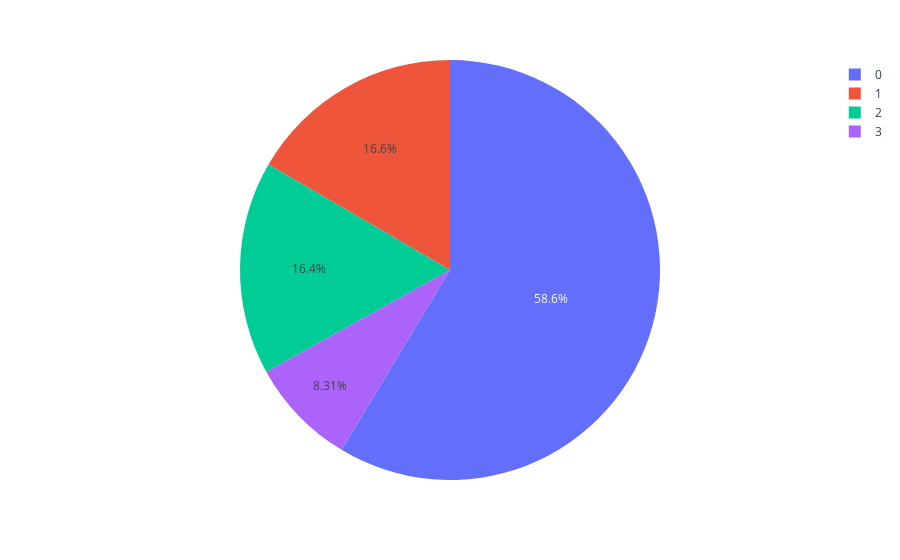

Write notebook code for a chart like this one.
### Code cell
ex.pie(train_data,names='Dependents')

### Figure 1 — Plotly figure (JSON) as saved in the notebook; plotly's stock layout.template omitted (floating-point values rounded to 4 significant figures; data arrays with more than 128 entries replaced by an {"elided": "..."} marker saying what was removed)
{"data": [{"domain": {"x": [0, 1], "y": [0, 1]}, "hovertemplate": "Dependents=%{label}<extra></extra>", "labels": {"elided": "614 int values"}, "legendgroup": "", "name": "", "showlegend": true, "type": "pie"}], "layout": {"legend": {"tracegroupgap": 0}, "margin": {"t": 60}}}
